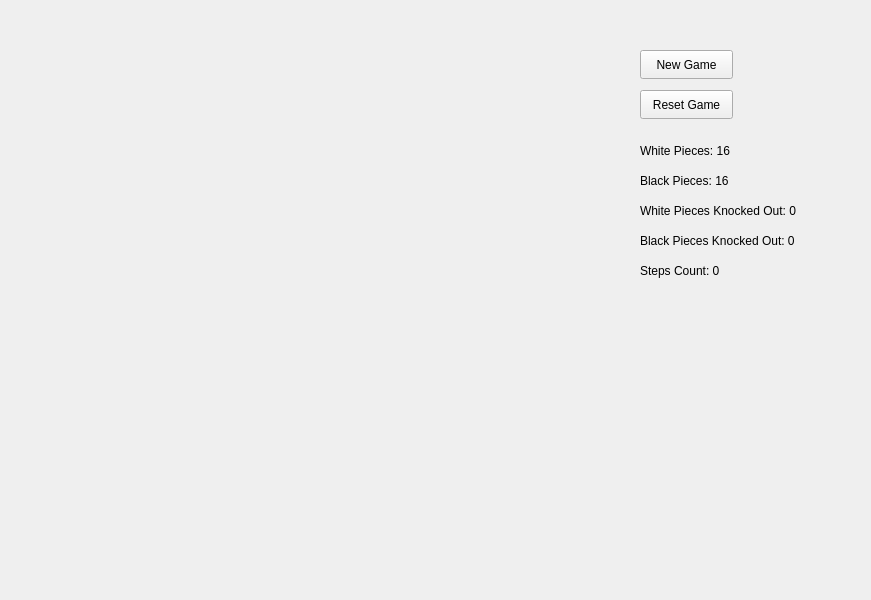
<?xml version="1.0" encoding="UTF-8"?>
<ui version="4.0">
 <class>Widget</class>
 <widget class="QWidget" name="Widget">
  <property name="geometry">
   <rect>
    <x>0</x>
    <y>0</y>
    <width>871</width>
    <height>600</height>
   </rect>
  </property>
  <property name="windowTitle">
   <string>Widget</string>
  </property>
  <widget class="QPushButton" name="newgameButton">
   <property name="geometry">
    <rect>
     <x>640</x>
     <y>50</y>
     <width>93</width>
     <height>29</height>
    </rect>
   </property>
   <property name="text">
    <string>New Game</string>
   </property>
  </widget>
  <widget class="QLabel" name="whitePiecesLabel">
   <property name="geometry">
    <rect>
     <x>640</x>
     <y>130</y>
     <width>121</width>
     <height>41</height>
    </rect>
   </property>
   <property name="text">
    <string>White Pieces: 16</string>
   </property>
  </widget>
  <widget class="QLabel" name="blackPiecesLabel">
   <property name="geometry">
    <rect>
     <x>640</x>
     <y>170</y>
     <width>121</width>
     <height>21</height>
    </rect>
   </property>
   <property name="text">
    <string>Black Pieces: 16</string>
   </property>
  </widget>
  <widget class="QLabel" name="whiteCapturedLabel">
   <property name="geometry">
    <rect>
     <x>640</x>
     <y>200</y>
     <width>221</width>
     <height>21</height>
    </rect>
   </property>
   <property name="text">
    <string>White Pieces Knocked Out: 0</string>
   </property>
  </widget>
  <widget class="QLabel" name="blackCapturedLabel">
   <property name="geometry">
    <rect>
     <x>640</x>
     <y>230</y>
     <width>211</width>
     <height>21</height>
    </rect>
   </property>
   <property name="text">
    <string>Black Pieces Knocked Out: 0</string>
   </property>
  </widget>
  <widget class="QLabel" name="stepLabel">
   <property name="geometry">
    <rect>
     <x>640</x>
     <y>260</y>
     <width>111</width>
     <height>21</height>
    </rect>
   </property>
   <property name="text">
    <string>Steps Count: 0</string>
   </property>
  </widget>
  <widget class="QPushButton" name="resetgameButton">
   <property name="geometry">
    <rect>
     <x>640</x>
     <y>90</y>
     <width>93</width>
     <height>29</height>
    </rect>
   </property>
   <property name="text">
    <string>Reset Game</string>
   </property>
  </widget>
 </widget>
 <resources/>
 <connections/>
</ui>
